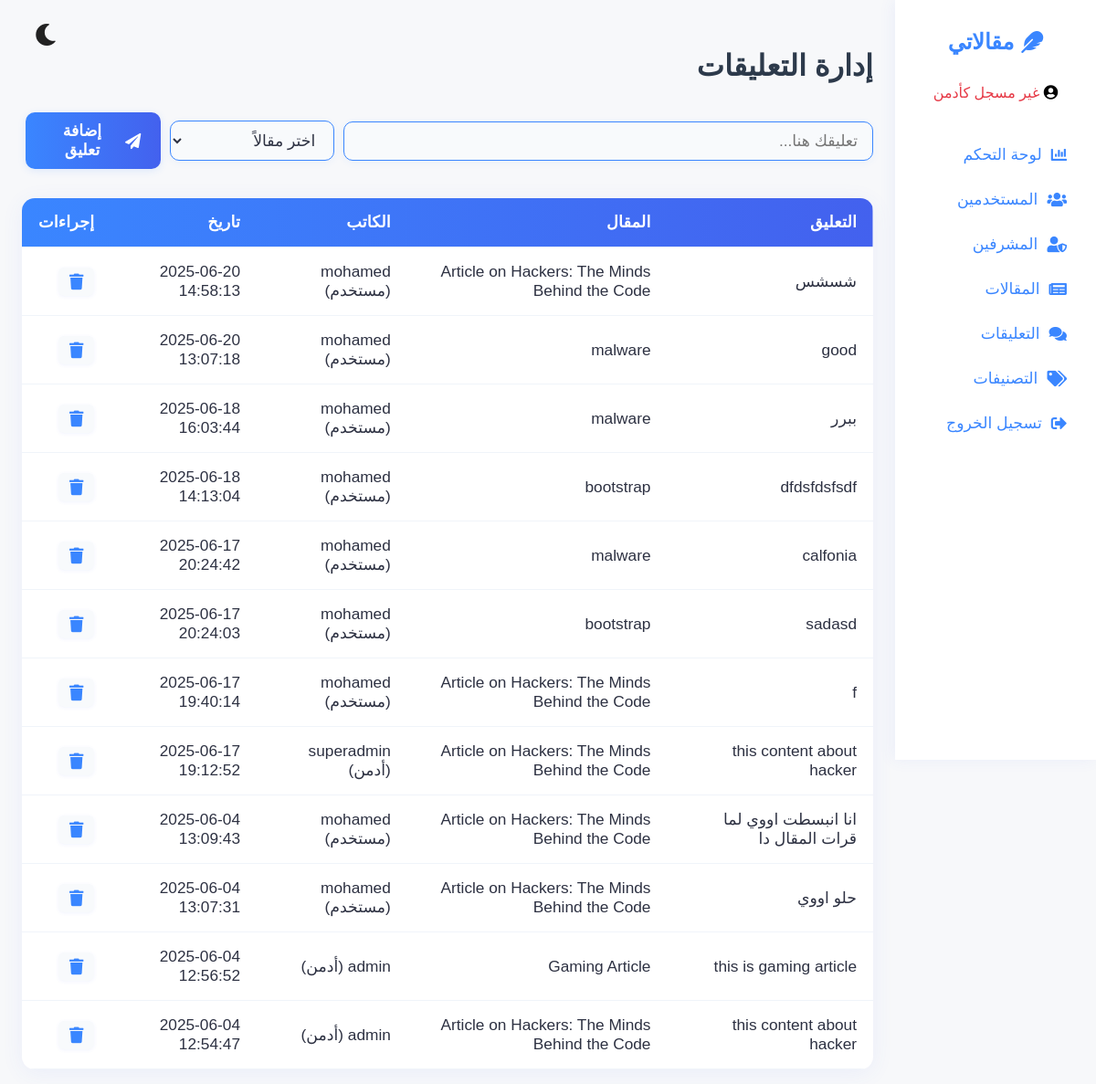
Before: /admin/manage_comments.php with the older database file.
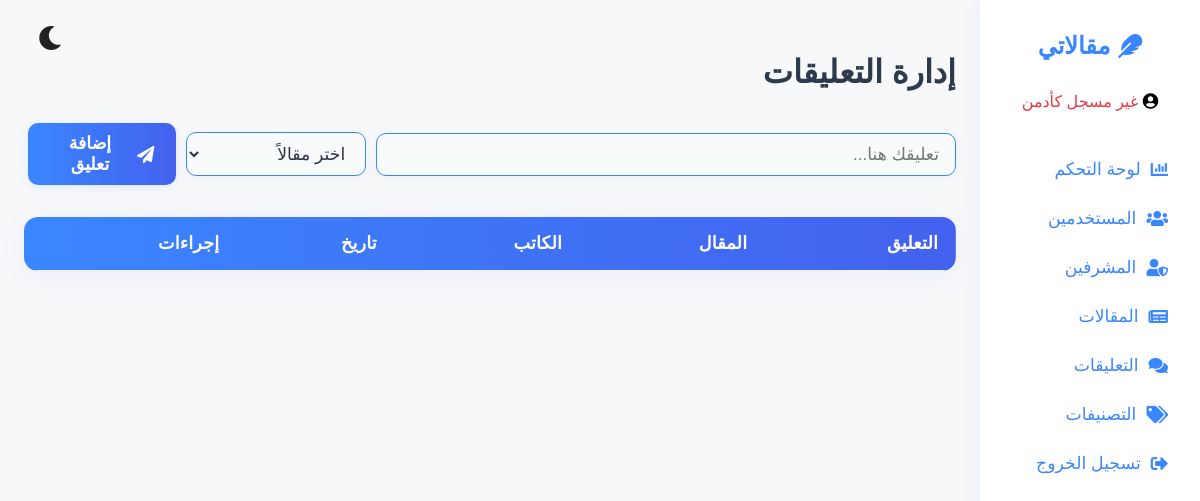
After: the same page with the newer database file.
### tables this page shows
CREATE TABLE `comments` (
  `id` int NOT NULL,
  `article_id` int NOT NULL,
  `user_id` int DEFAULT NULL,
  `admin_id` int DEFAULT NULL,
  `content` text NOT NULL,
  `is_admin` tinyint(1) DEFAULT '0',
  `status` enum('pending','approved','rejected') DEFAULT 'approved',
  `created_at` timestamp NOT NULL DEFAULT CURRENT_TIMESTAMP
);

CREATE TABLE `articles` (
  `id` int NOT NULL,
  `title` varchar(255) NOT NULL,
  `content` text NOT NULL,
  `image` varchar(100) DEFAULT NULL,
  `created_at` timestamp NOT NULL DEFAULT CURRENT_TIMESTAMP,
  `category_id` int DEFAULT NULL,
  `user_id` int DEFAULT NULL,
  `admin_id` int DEFAULT NULL
);

CREATE TABLE `users` (
  `id` int NOT NULL,
  `username` varchar(50) NOT NULL,
  `email` varchar(100) NOT NULL,
  `password` varchar(255) NOT NULL,
  `created_at` timestamp NOT NULL DEFAULT CURRENT_TIMESTAMP,
  `updated_at` datetime DEFAULT CURRENT_TIMESTAMP ON UPDATE CURRENT_TIMESTAMP,
  `is_active` tinyint(1) DEFAULT '1',
  `reset_token` varchar(100) DEFAULT NULL,
  `reset_expires` datetime DEFAULT NULL
);

### admin/manage_comments.php (the view, shortened to what this page needs)
<?php
require_once '../db.php';
$comments = $pdo->query("SELECT c.*, a.title,
    admins.adminname AS admin_name,
    users.username AS user_name
FROM comments c
JOIN articles a ON c.article_id = a.id
LEFT JOIN admins ON c.admin_id = admins.id
LEFT JOIN users ON c.user_id = users.id
ORDER BY c.created_at DESC")->fetchAll(PDO::FETCH_ASSOC);
?>
<!DOCTYPE html>
<html lang="ar">
<head>
    <link rel="stylesheet" href="https://cdnjs.cloudflare.com/ajax/libs/font-awesome/5.15.1/css/all.min.css">
    <link rel="stylesheet" href="https://cdnjs.cloudflare.com/ajax/libs/animate.css/4.1.1/animate.min.css">
</head>
<body>
<?php include 'sidebar.php'; ?>
<main class="main-content">
    <h1 class="dashboard-title animate__animated animate__fadeInDown">إدارة التعليقات</h1>
    <div class="add-comment-admin-modal" style="margin-bottom:24px;">
        <form action="manage_comments.php" method="post" style="display:flex;gap:10px;align-items:center;flex-wrap:wrap;">
            <div class="disp add-comment-flex-modern">
                <input type="text" name="comment" placeholder="تعليقك هنا..." required class="modern-input">
                <select name="article_id" required class="modern-select">
                    <option value="">اختر مقالاً</option>
                </select>
                <button type="submit" name="add_comment" class="action-btn modern-search-btn"><i class="fa fa-paper-plane"></i> إضافة تعليق</button>
            </div>
        </form>
    </div>
    <table class="data-table comments-table">
        <thead>
            <tr>
                <th>التعليق</th>
                <th>المقال</th>
                <th>الكاتب</th>
                <th>تاريخ</th>
                <th>إجراءات</th>
            </tr>
        </thead>
        <tbody id="commentsTable">
            <?php foreach($comments as $comment): ?>
            <tr>
                <td><?= htmlspecialchars($comment['content']) ?></td>
                <td><?= htmlspecialchars($comment['title']) ?></td>
                <td>
                    <?php
                        if ($comment['is_admin'] == 1 && !empty($comment['admin_name'])) {
                            echo htmlspecialchars($comment['admin_name']) . ' (أدمن)';
                        } elseif ($comment['is_admin'] == 0 && !empty($comment['user_name'])) {
                            echo htmlspecialchars($comment['user_name']) . ' (مستخدم)';
                        } else {
                            echo '-';
                        }
                    ?>
                </td>
                <td><?= htmlspecialchars($comment['created_at']) ?></td>
                <td>
                    <button type="button" class="action-btn delete-btn" onclick="openDeleteCommentModal(<?= $comment['id'] ?>, '<?= htmlspecialchars(addslashes($comment['content'])) ?>')"><i class="fa fa-trash"></i></button>
                </td>
            </tr>
            <?php endforeach; ?>
        </tbody>
    </table>
</main>
<button id="themeToggle" aria-label="تبديل الوضع" style="position:absolute;left:2rem;top:1.5rem;background:none;border:none;cursor:pointer;font-size:1.5rem;z-index:10;"><i class="fa fa-moon" style="color:#222;"></i></button>
</body>
</html>

Changed rows visible on the page:
removed comments: content "شسشس", article.title "Article on Hackers: The Minds Behind the Code", user.username "mohamed", created_at "2025-06-20 14:58:13"
removed comments: content "good", article.title "malware", user.username "mohamed", created_at "2025-06-20 13:07:18"
removed comments: content "ببرر", article.title "malware", user.username "mohamed", created_at "2025-06-18 16:03:44"
removed comments: content "dfdsfdsfsdf", article.title "bootstrap", user.username "mohamed", created_at "2025-06-18 14:13:04"
removed comments: content "calfonia", article.title "malware", user.username "mohamed", created_at "2025-06-17 20:24:42"
removed comments: content "sadasd", article.title "bootstrap", user.username "mohamed", created_at "2025-06-17 20:24:03"
removed comments: content "f", article.title "Article on Hackers: The Minds Behind the Code", user.username "mohamed", created_at "2025-06-17 19:40:14"
removed comments: content "this content about hacker", article.title "Article on Hackers: The Minds Behind the Code", admin.adminname "superadmin", created_at "2025-06-17 19:12:52"
removed comments: content "انا انبسطت اووي لما قرات المقال دا", article.title "Article on Hackers: The Minds Behind the Code", user.username "mohamed", created_at "2025-06-04 13:09:43"
removed comments: content "حلو اووي", article.title "Article on Hackers: The Minds Behind the Code", user.username "mohamed", created_at "2025-06-04 13:07:31"
removed comments: content "this is gaming article", article.title "Gaming Article", created_at "2025-06-04 12:56:52"
removed comments: content "this content about hacker", article.title "Article on Hackers: The Minds Behind the Code", created_at "2025-06-04 12:54:47"
